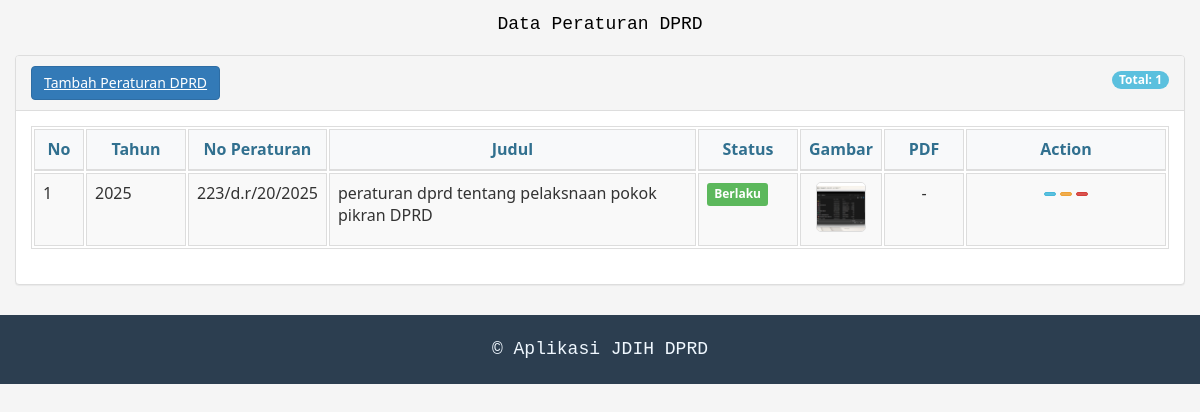
Page /panel_control/perdprd.php (signed in) on the earlier database version.
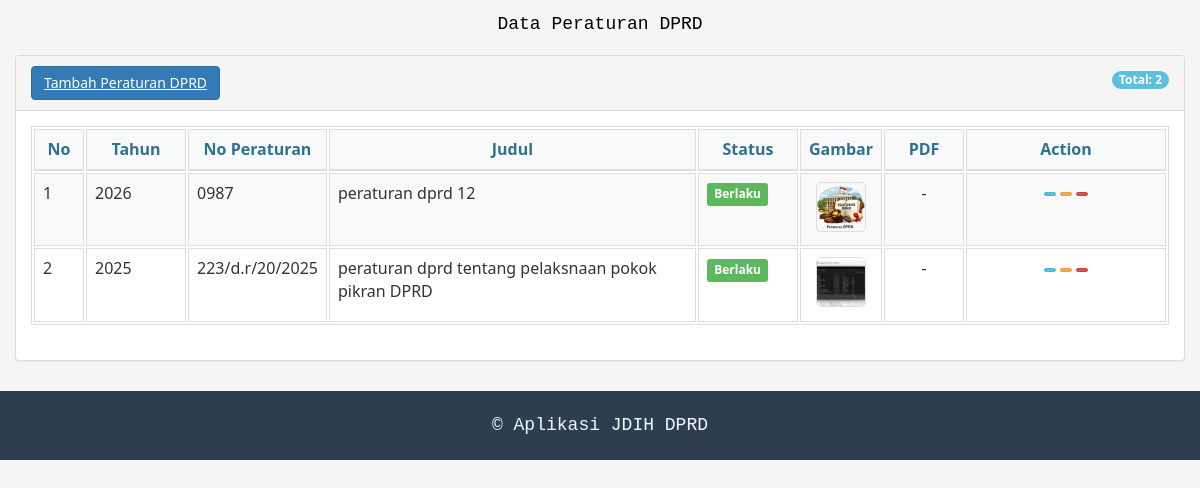
Same page on the later database version.
### tables this page shows
CREATE TABLE `uploads` (
  `idData` int(11) NOT NULL,
  `jenis_dokumen` varchar(50) DEFAULT 'produk_hukum',
  `tahun_pengundangan` varchar(20) NOT NULL,
  `tanggal_pengundangan` varchar(30) NOT NULL,
  `tanggal_penetapan` varchar(30) NOT NULL,
  `jenis` varchar(50) NOT NULL,
  `jenis_monografi` varchar(100) DEFAULT NULL,
  `noPeraturan` varchar(30) NOT NULL,
  `judul` varchar(250) NOT NULL,
  `deskripsi` text DEFAULT NULL,
  `singkatanJenis` varchar(150) NOT NULL,
  `tempatTerbit` varchar(100) NOT NULL,
  `sumber` varchar(100) NOT NULL,
  `status` varchar(100) NOT NULL,
  `bahasa` varchar(100) NOT NULL,
  `fileDownload` varchar(255) DEFAULT NULL,
  `pdf_path` varchar(255) DEFAULT NULL,
  `urlDownload` varchar(300) NOT NULL,
  `operasi` varchar(50) NOT NULL,
  `display` varchar(30) NOT NULL,
  `noPanggil` varchar(80) NOT NULL,
  `penerbit` varchar(100) NOT NULL,
  `subjek` varchar(100) NOT NULL,
  `isbn` varchar(100) NOT NULL,
  `bidangHukum` varchar(100) NOT NULL,
  `nomorIndukBuku` varchar(100) NOT NULL,
  `urlDetailPeraturan` varchar(300) NOT NULL,
  `teuBadan` varchar(100) NOT NULL,
  `deskripsiFisik` varchar(100) NOT NULL,
  `image_name` varchar(255) DEFAULT NULL,
  `image_path` varchar(255) DEFAULT NULL,
  `uploaded_at` datetime DEFAULT NULL
);

### panel_control/perdprd.php (the view, shortened to what the changed rows need)
<?php
include "a_db.php";
$aksi = isset($_GET['aksi']) ? $_GET['aksi'] : '';
if ($aksi == ''){
?>
<!DOCTYPE html>
<html>
<head>
    <link rel="stylesheet" href="style-admin.css">
</head>
<body>
    <div class="container-fluid">
        <h4 style='padding-top:15px; text-align:center;'>
            <font face="Courier New" color="#000000" size="4">
                Data Peraturan DPRD
            </font>
        </h4>
        <div class="col-md-12">
            <div class="panel panel-default">
                <div class="panel-heading">
                    <?php if ($_SESSION['level'] == 'user_admin' || $_SESSION['level'] == 'user_input'): ?>
                        <a class='btn btn-primary' href='index.php?page=tambahprokum&jenis=Peraturan_DPRD'>
                            <i class='fa fa-plus'></i> Tambah Peraturan DPRD
                        </a>
                    <?php endif; ?>
                    <div class="pull-right">
                        <span class="badge bg-info">Total:
                            <?php
                            $count_query = "SELECT COUNT(*) as total FROM uploads WHERE jenis = 'Peraturan_DPRD'";
                            $count_result = mysqli_query($koneksi, $count_query);
                            $count_data = mysqli_fetch_assoc($count_result);
                            echo $count_data['total'];
                            ?>
                        </span>
                    </div>
                </div>
                <div class="panel-body">
                    <table class="table table-striped table-bordered table-hover dataTables-example">
                        <thead class='alert-info'>
                            <tr>
                                <th width="50">No</th>
                                <th width="100">Tahun</th>
                                <th>No Peraturan</th>
                                <th>Judul</th>
                                <th width="100">Status</th>
                                <th width="80">Gambar</th>
                                <th width="80">PDF</th>
                                <th width="200" class="text-center">Action</th>
                            </tr>
                        </thead>
                        <tbody>
                        <?php
                        if ($_SESSION['level'] == 'user_admin'){
                            $query = "SELECT * FROM uploads WHERE jenis = 'Peraturan_DPRD' ORDER BY idData DESC";
                        } else {
                            $user_id = mysqli_real_escape_string($koneksi, $_SESSION['login']);
                            $query = "SELECT * FROM uploads WHERE id_user = '$user_id' AND jenis = 'Peraturan_DPRD' ORDER BY idData DESC";
                        }
                        $prokum = mysqli_query($koneksi, $query);
                        $no = 1;
                        while ($i = mysqli_fetch_assoc($prokum)){
                            $gambar = "-";
                            if (!empty($i['image_path']) && file_exists($i['image_path'])) {
                                $gambar = "<img src='{$i['image_path']}' class='img-preview'>";
                            }
                            $pdf_file = "-";
                            $status_badge = "";
                            if ($i['status'] == 'Berlaku') {
                                $status_badge = "<span class='label label-success'>{$i['status']}</span>";
                            } elseif ($i['status'] == 'Tidak Berlaku') {
                                $status_badge = "<span class='label label-danger'>{$i['status']}</span>";
                            } else {
                                $status_badge = "<span class='label label-warning'>{$i['status']}</span>";
                            }
                            echo "<tr>
                                    <td>$no</td>
                                    <td>{$i['tahun_pengundangan']}</td>
                                    <td>{$i['noPeraturan']}</td>
                                    <td>{$i['judul']}</td>
                                    <td>$status_badge</td>
                                    <td class='text-center'>$gambar</td>
                                    <td class='text-center'>$pdf_file</td>
                                    <td class='text-center'>";
                            echo "<a class='btn btn-info btn-xs btn-action' href='index.php?page=perdprd&aksi=detail&id={$i['idData']}' title='Lihat Detail'>
                                    <i class='fa fa-folder-open'></i>
                                  </a>";
                            if ($_SESSION['level'] == 'user_admin' || $_SESSION['level'] == 'user_input'){
                                echo "<a class='btn btn-warning btn-xs btn-action' href='index.php?page=perdprd&aksi=edit&id={$i['idData']}' title='Edit Data'>
                                        <i class='fa fa-pencil-square-o'></i>
                                      </a>";
                            }
                            if ($_SESSION['level'] == 'user_admin'){
                                echo "<a class='btn btn-danger btn-xs btn-action' href='index.php?page=perdprd&aksi=hapus&id={$i['idData']}'
                                      title='Hapus' onclick='return confirm(\"Yakin menghapus data?\");'>
                                        <i class='fa fa-trash-o'></i>
                                      </a>";
                            }
                            echo "</td></tr>";
                            $no++;
                        }
                        ?>
                        </tbody>
                    </table>
                </div>
            </div>
        </div>
    </div>
</body>
</html>
<?php
}
?>

Differences in the rows shown:
added uploads: tahun_pengundangan "2026", noPeraturan "0987", judul "peraturan dprd 12", status "Berlaku", image_path (picture), pdf_file "-"
Other differences:
$count_data['total']: "1" → "2"
